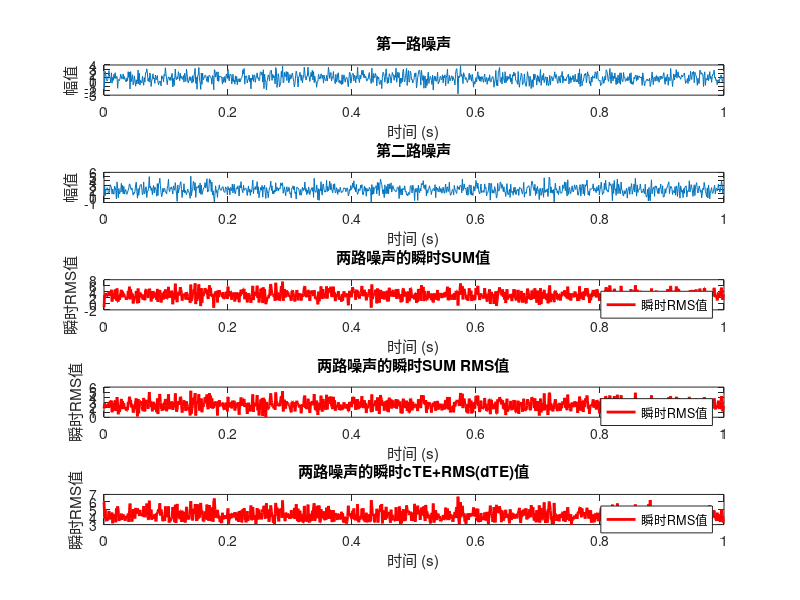

This chart was generated by the following MATLAB code:
% 设置随机种子，以便每次运行结果相同
rng(1);

% 生成两个独立的高斯白噪声信号
N = 1000; % 采样点数
fs = 1000; % 假设采样频率为1000Hz
t = (0:N-1)/fs; % 时间向量

cte1 = 1
cte2 = 2


dte1 = randn(1, N); % 第一路噪声
dte2 = randn(1, N); % 第二路噪声

te1 = cte1 + dte1
te2 = cte2 + dte2

% 计算每个时间点的瞬时RMS值
instant_rms = sqrt((te1.^2 + te2.^2));

instant_rms1 = cte1 + cte2 + sqrt((dte1.^2 + dte2.^2));

% 绘制原始噪声信号
figure;
subplot(5, 1, 1);
plot(t, te1);
title('第一路噪声');
xlabel('时间 (s)');
ylabel('幅值');

subplot(5, 1, 2);
plot(t, te2);
title('第二路噪声');
xlabel('时间 (s)');
ylabel('幅值');

% 绘制瞬时RMS值
subplot(5, 1, 3);
plot(t, te1 + te2, 'r', 'LineWidth', 2);
title('两路噪声的瞬时SUM值');
xlabel('时间 (s)');
ylabel('瞬时RMS值');
legend('瞬时RMS值');

% 绘制瞬时RMS值
subplot(5, 1, 4);
plot(t, instant_rms, 'r', 'LineWidth', 2);
title('两路噪声的瞬时SUM RMS值');
xlabel('时间 (s)');
ylabel('瞬时RMS值');
legend('瞬时RMS值');

% 绘制瞬时RMS值
subplot(5, 1, 5);
plot(t, instant_rms1, 'r', 'LineWidth', 2);
title('两路噪声的瞬时cTE+RMS(dTE)值');
xlabel('时间 (s)');
ylabel('瞬时RMS值');
legend('瞬时RMS值');

pause;

% 如果需要显示特定时间点的RMS值，可以取消下面这行的注释
% disp(['某一时间点的瞬时RMS值: ', num2str(instant_rms(500))]); % 例如第500个样本点
